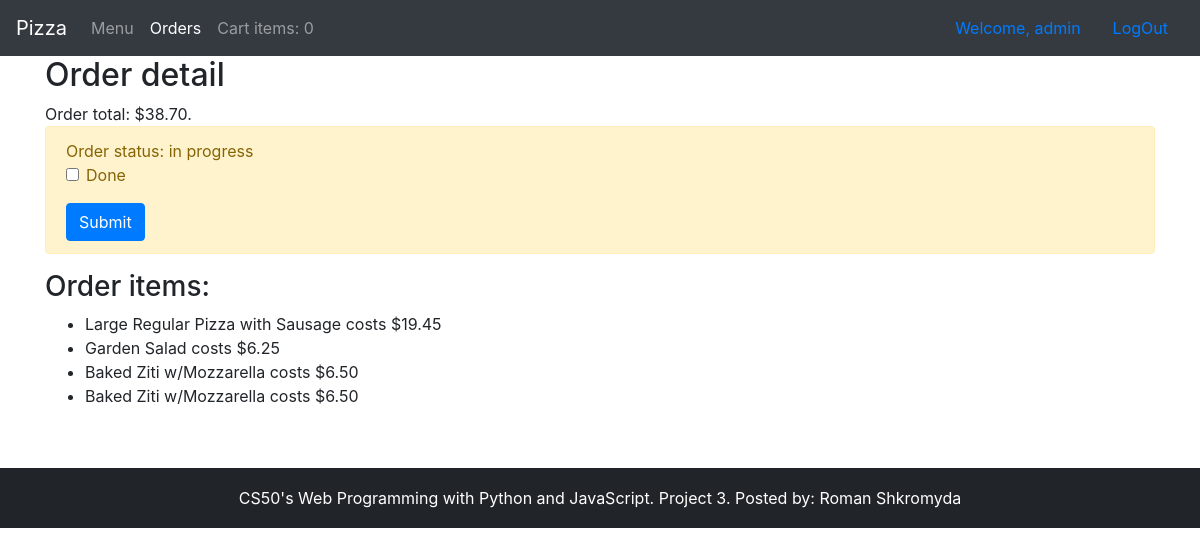
The page /order/22/ (signed in) on the database its author committed.
### orders/models.py (models this page shows, shortened)
class Order(models.Model):
    created_by = models.ForeignKey(User, on_delete=models.CASCADE)
    created_on = models.DateTimeField(auto_now_add=True)
    done = models.BooleanField(default=False)
    total = models.DecimalField(max_digits=6, decimal_places=2)

class OrderItem(models.Model):
    order = models.ForeignKey(Order, on_delete=models.DO_NOTHING)
    category = models.ForeignKey(Category, on_delete=models.DO_NOTHING)
    name = models.CharField(max_length=500)
    price = models.DecimalField(max_digits=6, decimal_places=2)

### orders/views.py (the view)
# urls.py: path('order/<int:pk>/', OrderDetail.as_view(), name="order-detail"),
class OrderDetail(LoginRequiredMixin, DetailView):
    login_url = '/login/'
    context_object_name = 'order'
    queryset = Order.objects.all()
    get_allow_empty = True
    def get_context_data(self, **kwargs):
        context = super(OrderDetail, self).get_context_data(**kwargs)
        context['form'] = OrderForm
        return context

### orders/forms.py
class OrderForm(forms.ModelForm):
    done = forms.BooleanField()
    class Meta:
        model = Order
        fields = ['done']

### orders/templates/orders/order_detail.html (shortened to what this page needs)
{% extends "orders/layout.html" %}
{% block content %}
    <h2>Order detail</h2>
    Order total: ${{ order.total }}.
    {% if order.done %}
        <span class="alert alert-success">Order status: done</span>
    {% else %}
        <div class="alert alert-warning">Order status: in progress
            {% if user.is_staff %}
                <form action="{% url 'order-done' %}" method="post">
                    {% include "orders/form_snippet.html" with form=form %}
                </form>
            {% endif %}
        </div>
    {% endif %}
    <h3>Order items:</h3>
    <ul>
        {% for item in order.orderitem_set.all %}
            <li>{{ item.name }} costs ${{ item.price }}</li>
        {% endfor %}
    </ul>
{% endblock %}

### orders/templates/orders/layout.html (shortened to what this page needs)
<!DOCTYPE html>
<html lang="en">
<head>
    {% load static %}
    {% load bootstrap4 %}
    {% bootstrap_css %}
    <link rel="stylesheet" type="text/css" href="{% static 'orders/style.css' %}">
</head>
<body>
<nav class="navbar navbar-expand-md navbar-dark bg-dark">
    <a class="navbar-brand" href="#">Pizza</a>
    <div class="navbar-collapse collapse" id="navbarsExample04" style="">
        <ul class="navbar-nav mr-auto">
            <li class="nav-item {% if request.path == "/" %} active {% endif %}">
                <a class="nav-link" href="{% url 'index' %}">Menu <span class="sr-only">(current)</span></a>
            </li>
            {% if user.is_authenticated %}
                <li class="nav-item {% if "order" in request.path %} active {% endif %}">
                    <a class="nav-link" href="{% url 'orders' %}">Orders</a>
                </li>
                <li class="nav-item nav-link">Cart items: {{ request.session.cart_items|length }}</li>
            {% endif %}
        </ul>
        {% if not user.is_authenticated %}
            <form class="form-inline" action="{% url 'login' %}" method="post">
                {% csrf_token %}
                <div class="form-group">
                    <label for="id_username">Username:</label>
                    <input class="form-control" id="id_username" name="username" type="text" placeholder="Username"/>
                </div>
                <div class="form-group">
                    <label for="id_password">Password:</label>
                    <input class="form-control" id="id_password" name="password" type="password" placeholder="Password"/>
                </div>
                <input class="btn btn-default" type="submit" value="Login"/>
            </form>
            <a class="nav-link" href="{% url 'register' %}">Register</a>
        {% else %}
            <a class="nav-link" href="{% url 'profile' %}">Welcome, {{ user.username }}</a>
            <a class="nav-link" href="{% url 'logout' %}">LogOut</a>
        {% endif %}
    </div>
</nav>
<div class="container">
    {% block content %}
    {% endblock %}
</div>
<footer>
    <div>
        <span>CS50's Web Programming with Python and JavaScript. Project 3.</span>
        <span>Posted by: Roman Shkromyda</span>
    </div>
</footer>
</body>
</html>

### orders/static/orders/style.css (style rules this page uses)
footer { height: 60px; line-height: 60px; max-width: content-box; background-color: #212529; color: white; text-align: center; margin-top: 60px; }

### rows shown on the page
Order: total "38.70"
OrderItem: name "Large Regular Pizza with Sausage", price "19.45"
OrderItem: name "Garden Salad", price "6.25"
OrderItem: name "Baked Ziti w/Mozzarella", price "6.50"
OrderItem: name "Baked Ziti w/Mozzarella", price "6.50"

### other values the page prints
{{ request.session.cart_items|length }} "0"
{{ user.username }} "admin"
